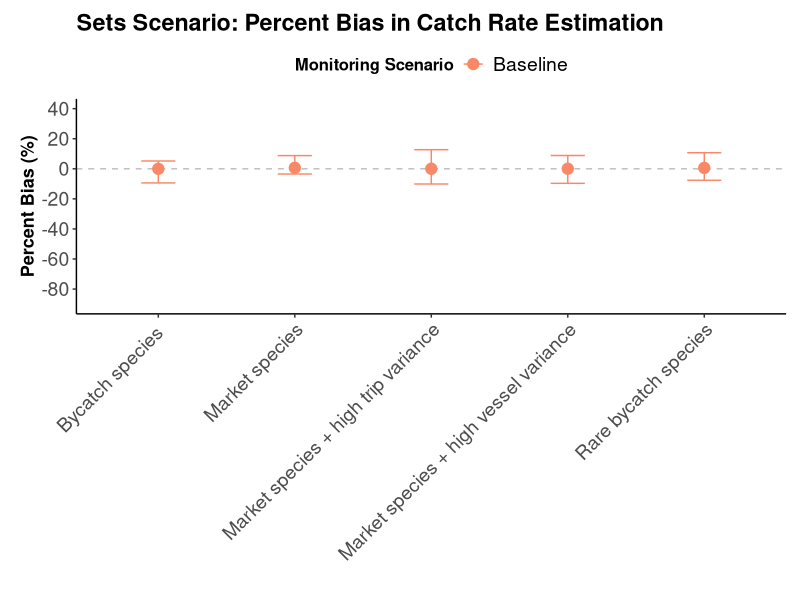
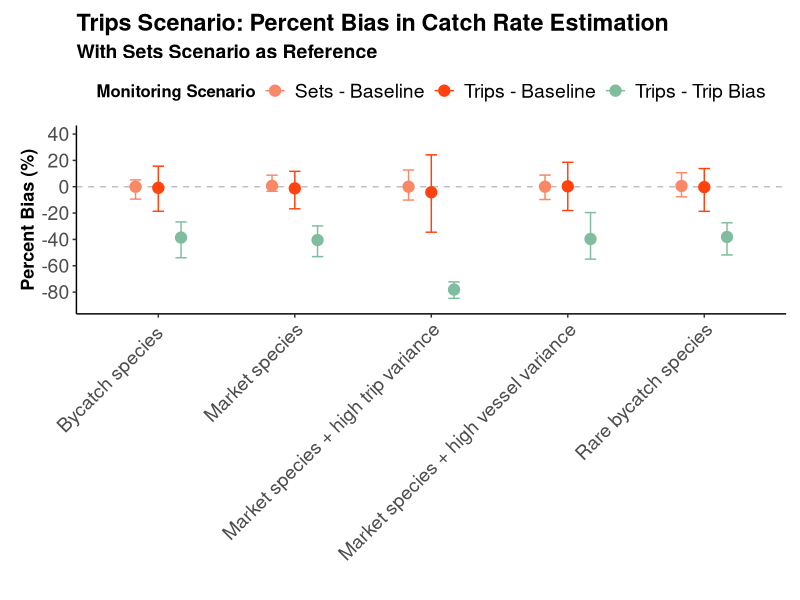
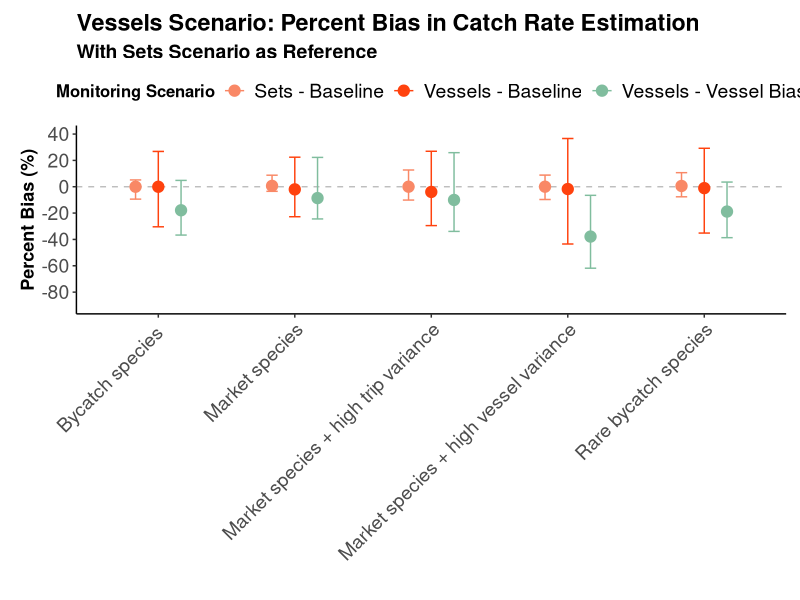
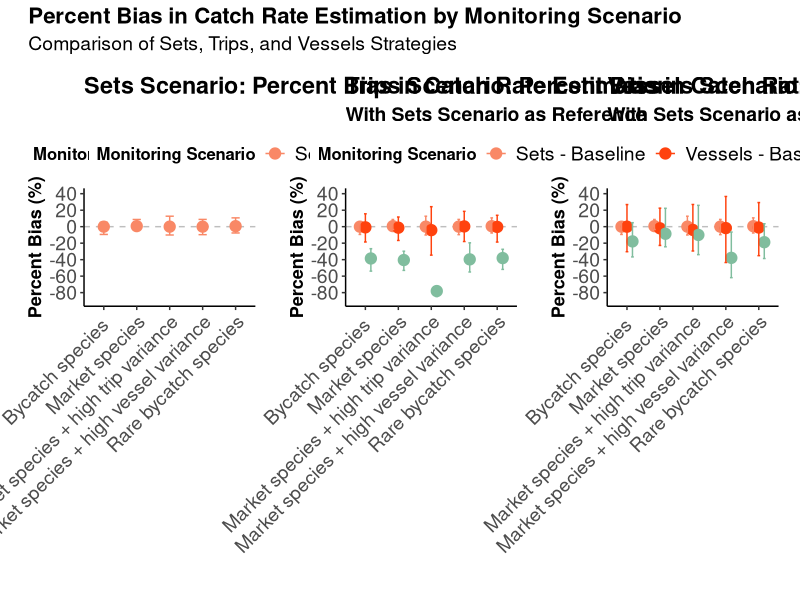
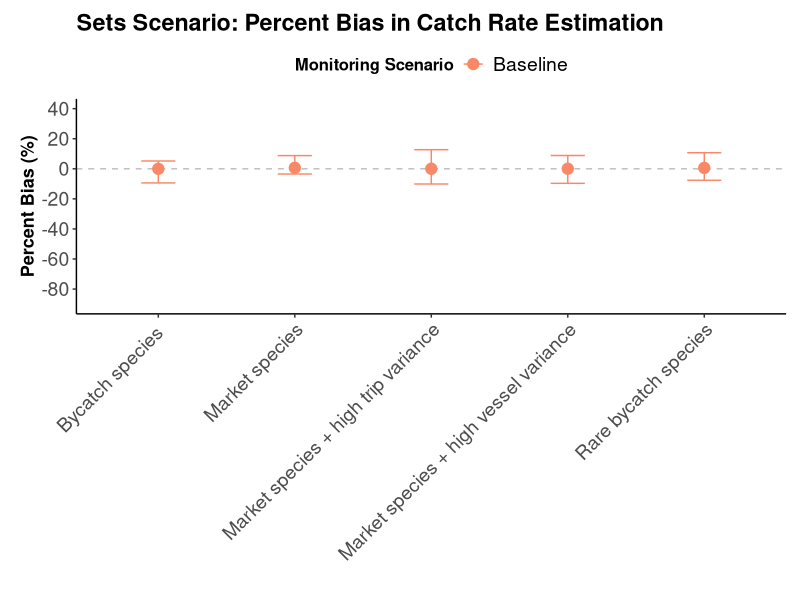
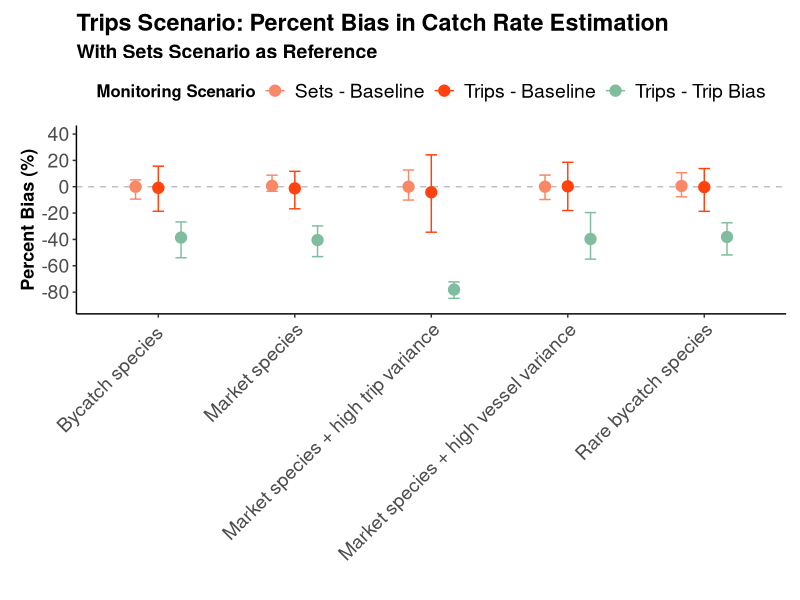
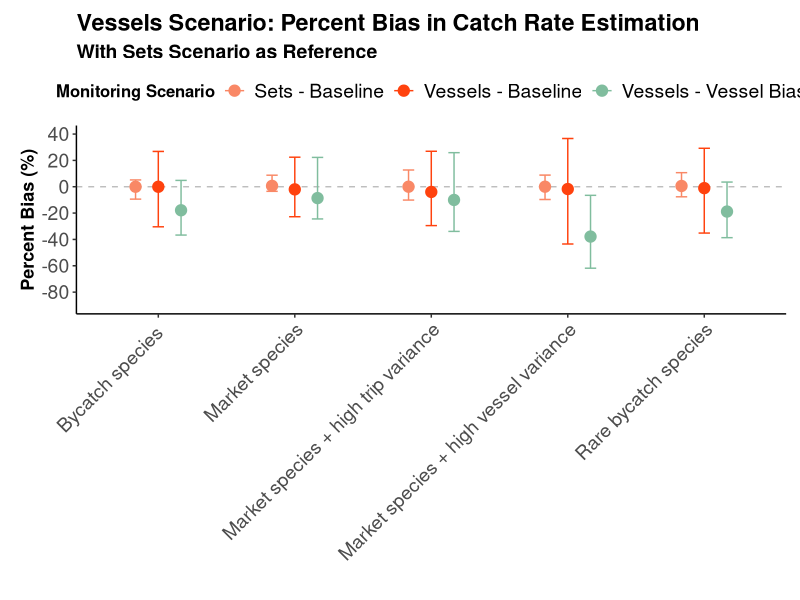
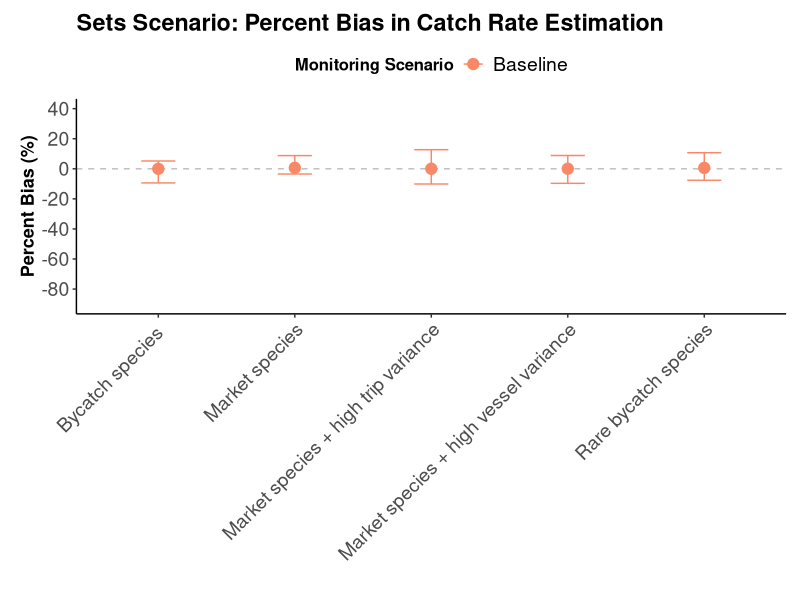

Reproduce these figures in R, in order.
# MSC Review Rates Simulation - Visualization
# This script creates visualizations of the simulation results

# Load required libraries
library(tidyverse)
library(ggplot2)
library(gridExtra)
library(ggthemes)
library(patchwork)
theme_set(theme_classic())

# Read simulation results
results_summary <- read.csv("outputs/simulation_results_summary_tidy.csv") %>%
  filter(p_monitor == 0.3)


scnrs_to_plot <- data.frame(
  strategy = c("sets", "trips", "vessels", "trips", "vessels"), 
  description = c(
      rep("Baseline", 3),
      "Trip bias", 
      "Vessel bias"
)
)

spp_scnrs_to_plot <- merge(scnrs_to_plot, data.frame(species = unique(results_summary$species)),
      by = NULL) %>%
      arrange(strategy)

results_plot <- results_summary %>%
  inner_join(spp_scnrs_to_plot) 

yaxis_scale <- c(-90, 40)

# I want to make three plots. These will follow the same template as teh ggplot I already have. But I want one plot for each strategy (sets, trips, vessels). For the trip and vessel plots also include the sets strategy for each species, as a reference. 

# Create data for each plot

#
# Sets plot - only sets strategy
#
results_sets <- results_plot %>%
  filter(strategy == "sets") %>%
  mutate(x_axis = paste(species, description, sep = " - ")) %>%
    arrange(species, description) 

plot_sets <- ggplot(results_sets, aes(x = species, y = mean_bias_percent, color = description)) +
  geom_hline(yintercept = 0, linetype = "dashed", color = "grey") +
  geom_point(size = 3.5, position = position_dodge(width = 0.5)) +
  geom_errorbar(aes(ymin = lower_ci_mean_bias_percent, ymax = upper_ci_mean_bias_percent),
    position = position_dodge(width = 0.5), width = 0.25
  ) +
  labs(
    title = "Sets Scenario: Percent Bias in Catch Rate Estimation",
    x = "", y = "Percent Bias (%)", color = "Monitoring Scenario"
  ) +
  scale_color_canva() +
  scale_y_continuous(limits = yaxis_scale, breaks = seq(-80, 40, 20)) +
  theme(
    axis.text.x = element_text(angle = 45, hjust = 1, size = 14),
    axis.text.y = element_text(size = 14),
    axis.title = element_text(size = 13, face = "bold"),
    title = element_text(size = 14, face = "bold"),
    legend.title = element_text(size = 12, face = "bold"),
    legend.text = element_text(size = 14),
    legend.position = "top",
    plot.margin = margin(10, 10, 10, 15),
    panel.grid.minor = element_blank()
  )
plot_sets

#
# Trips plot - trips and sets strategies
#

results_trips <- results_plot %>%
  filter(strategy %in% c("sets", "trips"))%>%
  mutate(
    colour_scale = str_to_title(paste(strategy, description, sep = " - "))
  ) %>%
  arrange(species, description) 
    
pd2 <- position_dodge(width = 0.5)

plot_trips <- ggplot(results_trips) + 
  aes(x = species, y = mean_bias_percent, color = colour_scale,
  group = colour_scale) +
  geom_hline(yintercept = 0, linetype = "dashed", color = "grey") +
  geom_point(size = 3.5, position = pd2) +
  geom_errorbar(aes(ymin = lower_ci_mean_bias_percent, ymax = upper_ci_mean_bias_percent),
    position = pd2, width = 0.25) +
  labs(
    title = "Trips Scenario: Percent Bias in Catch Rate Estimation",
    subtitle = "With Sets Scenario as Reference",
    x = "", y = "Percent Bias (%)", color = "Monitoring Scenario"
  ) +
  scale_color_canva() +
  scale_y_continuous(limits = yaxis_scale, breaks = seq(-80, 40, 20)) +
  theme(
    axis.text.x = element_text(angle = 45, hjust = 1, size = 14),
    axis.text.y = element_text(size = 14),
    axis.title = element_text(size = 13, face = "bold"),
    title = element_text(size = 14, face = "bold"),
    legend.title = element_text(size = 12, face = "bold"),
    legend.text = element_text(size = 14),
    legend.position = "top",
    plot.margin = margin(10, 10, 10, 15),
    panel.grid.minor = element_blank()
  )
plot_trips

#
# Vessels plot - vessels and sets strategies
#

results_vessels <- results_plot %>%
  filter(strategy %in% c("sets", "vessels")) %>%
  mutate(
    colour_scale = str_to_title(paste(strategy, description, sep = " - "))
  ) %>%
  arrange(species, description)

pd3 <- position_dodge(width = 0.5)
plot_vessels <- ggplot(results_vessels) + 
  aes(x = species, y = mean_bias_percent, color = colour_scale,
  group = colour_scale) +
  geom_hline(yintercept = 0, linetype = "dashed", color = "grey") +
  geom_point(size = 3.5, position = pd3) +
  geom_errorbar(aes(ymin = lower_ci_mean_bias_percent, ymax = upper_ci_mean_bias_percent),
    position = pd3, width = 0.25) +
  labs(
    title = "Vessels Scenario: Percent Bias in Catch Rate Estimation",
    subtitle = "With Sets Scenario as Reference",
    x = "", y = "Percent Bias (%)", color = "Monitoring Scenario"
  ) +
  scale_color_canva() +
  scale_y_continuous(limits = yaxis_scale, breaks = seq(-80, 40, 20)) +
  theme(
    axis.text.x = element_text(angle = 45, hjust = 1, size = 14),
    axis.text.y = element_text(size = 14),
    axis.title = element_text(size = 13, face = "bold"),
    title = element_text(size = 14, face = "bold"),
    legend.title = element_text(size = 12, face = "bold"),
    legend.text = element_text(size = 14),
    legend.position = "top",
    plot.margin = margin(10, 10, 10, 15),
    panel.grid.minor = element_blank()
  )
plot_vessels

#
# Make a patchwork of the three plots
#

combined_plot <- plot_sets + plot_trips + plot_vessels +
  plot_layout(ncol = 3) +
  plot_annotation(
    title = "Percent Bias in Catch Rate Estimation by Monitoring Scenario",
    subtitle = "Comparison of Sets, Trips, and Vessels Strategies",
    theme = theme(plot.title = element_text(size = 16, face = "bold"),
                  plot.subtitle = element_text(size = 14))
  )
combined_plot
# Save the plots
ggsave("plots/plot_bias_percent_sets.png", plot = plot_sets,
       width = 8, height = 9, dpi = 300)
ggsave("plots/plot_bias_percent_trips.png", plot = plot_trips,
       width = 8, height = 9, dpi = 300)
ggsave("plots/plot_bias_percent_vessels.png", plot = plot_vessels,
       width = 8, height = 9, dpi = 300)

      ggsave("plots/plot_bias_percent_sets.pdf", plot = plot_sets,
        width = 8, height = 9)
      ggsave("plots/plot_bias_percent_trips.pdf", plot = plot_trips,
        width = 8, height = 9)
      ggsave("plots/plot_bias_percent_vessels.pdf", plot = plot_vessels,
        width = 8, height = 9)
